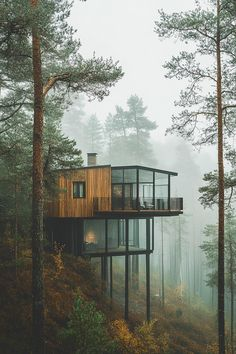
#> input picture test.jpg, 236 x 354 px
$ python main.py
#> lines starting #> are read from the running program, lines starting #| are printed output that depends on the picture
#> further down, img is the input picture: shape (354, 236, 3); mean B, G, R 122.6, 133.1, 129.8
import cv2
import numpy as np


def is_homogeneous(region, threshold):
    """Kiểm tra xem một vùng có đồng nhất không dựa trên độ sáng trung bình."""
    mean = np.mean(region)
    return np.all(np.abs(region - mean) < threshold)


def kmeans_merge(image, k=4):
    """Hợp nhất các vùng sử dụng thuật toán K-means."""
    # Chuyển đổi hình ảnh thành một mảng 2D
    Z = image.reshape((-1, 1))
    Z = np.float32(Z)

    # Thiết lập các tiêu chí và thực hiện K-means
    criteria = (cv2.TERM_CRITERIA_EPS + cv2.TERM_CRITERIA_MAX_ITER, 100, 0.2)
    _, labels, centers = cv2.kmeans(Z, k, None, criteria, 10, cv2.KMEANS_RANDOM_CENTERS)

    # Tạo hình ảnh hợp nhất từ các nhãn
    centers = np.uint8(centers)
    result_image = centers[labels.flatten()]
    result_image = result_image.reshape(image.shape)

    return result_image


def split_merge(img):
    # Chuyển đổi hình ảnh thành ảnh xám
    gray = cv2.cvtColor(img, cv2.COLOR_BGR2GRAY)
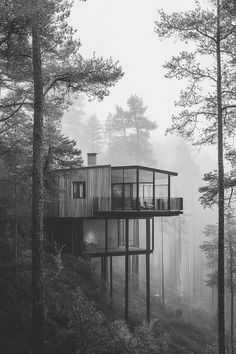
#> gray: shape (354, 236); min 25, max 255, mean 130.9

    # Thiết lập ngưỡng để phân chia các vùng
    threshold = 19

    # Hàm chia và hợp
    def recursive_split(y_start, y_end, x_start, x_end):
#> called with y_start = 0, y_end = 354, x_start = 0, x_end = 236
        region = gray[y_start:y_end, x_start:x_end]

        # Nếu vùng nhỏ hơn hoặc bằng 1 pixel hoặc đồng nhất, trả về vùng đó
        if (y_end - y_start <= 1) or (x_end - x_start <= 1) or is_homogeneous(region, threshold):
#> in is_homogeneous, `mean = np.mean(region)`: mean = 130.9
            mean_value = np.mean(region)
            return np.full(region.shape, mean_value, dtype=np.uint8)

        # Chia vùng thành 4 phần
        mid_y = (y_start + y_end) // 2
#> mid_y = 177
        mid_x = (x_start + x_end) // 2

        # Đệ quy cho 4 vùng
        top_left = recursive_split(y_start, mid_y, x_start, mid_x)
#> call 2 of recursive_split, with y_start = 0, y_end = 177, x_start = 0, x_end = 118
#> in recursive_split (call 2), `region = gray[y_start:y_end, x_start:x_end]`:
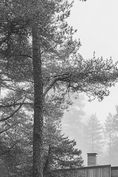
#> region: shape (177, 118); min 25, max 255, mean 144.5
#> in recursive_split (call 2), `mid_y = (y_start + y_end) // 2`: mid_y = 88
#> call 4 of recursive_split, with y_start = 0, y_end = 44, x_start = 0, x_end = 29
#> in recursive_split (call 4), `region = gray[y_start:y_end, x_start:x_end]`:
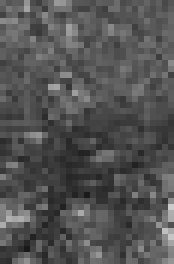
#> region: shape (44, 29) (shown 6 times larger); min 25, max 203, mean 83.2
#> in recursive_split (call 4), `mid_y = (y_start + y_end) // 2`: mid_y = 22
        top_right = recursive_split(y_start, mid_y, mid_x, x_end)
#> in merge_images, `top = np.hstack((top_left, top_right))`: top = [[85, 93]]
#> in merge_images, `bottom = np.hstack((bottom_left, bottom_right))`: bottom = [[119, 103]]
#> in merge_images, `combined = np.vstack((top, bottom))`: combined = [[85, 93], [119, 103]]
#> in kmeans_merge, `Z = image.reshape((-1, 1))`: Z = [85, 93, 119, 103]
#> in kmeans_merge, `_, labels, centers = cv2.kmeans(Z, k, None, criteria, 10, cv2.KMEANS_R..`: labels = [3, 2, 1, 0]; centers = [103, 119, 93, 85]
#> in kmeans_merge, `result_image = centers[labels.flatten()]`: result_image = [85, 93, 119, 103]
#> in kmeans_merge, `result_image = result_image.reshape(image.shape)`: result_image = [[85, 93], [119, 103]]
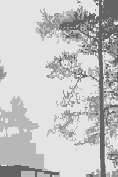
#> top_right: shape (177, 118); min 99, max 228, mean 195.3
        bottom_left = recursive_split(mid_y, y_end, x_start, mid_x)
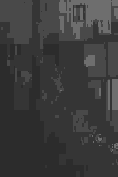
#> bottom_left: shape (177, 118); min 44, max 110, mean 59.7
        bottom_right = recursive_split(mid_y, y_end, mid_x, x_end)
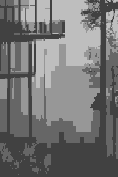
#> bottom_right: shape (177, 118); min 65, max 190, mean 116.1

        # Kết hợp các vùng lại
        return merge_images(top_left, top_right, bottom_left, bottom_right)
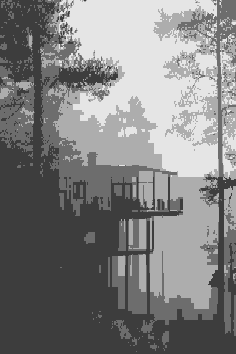
#> returned value: shape (354, 236); min 61, max 229, mean 127.8

    def merge_images(top_left, top_right, bottom_left, bottom_right):
        """Hợp các vùng lại thành một hình ảnh duy nhất."""
        top = np.hstack((top_left, top_right))
        bottom = np.hstack((bottom_left, bottom_right))
        combined = np.vstack((top, bottom))

        # Sử dụng K-means để hợp nhất
        return kmeans_merge(combined)

    # Thực hiện chia và hợp
    processed_image = recursive_split(0, gray.shape[0], 0, gray.shape[1])

    # **Thêm bước điều chỉnh kích thước nếu cần**
    if processed_image.shape != gray.shape:
        processed_image = cv2.resize(processed_image, (gray.shape[1], gray.shape[0]))

    return gray, processed_image  # Trả về ảnh gốc và ảnh đã xử lý


# Đọc hình ảnh
img = cv2.imread('test.jpg')

# Thực hiện chia và hợp vùng
original_image, result = split_merge(img)

# Hiển thị kết quả
cv2.imshow('Anh goc', original_image)
cv2.imshow('Sau khi tach va hop', result)
cv2.waitKey(0)
cv2.destroyAllWindows()
